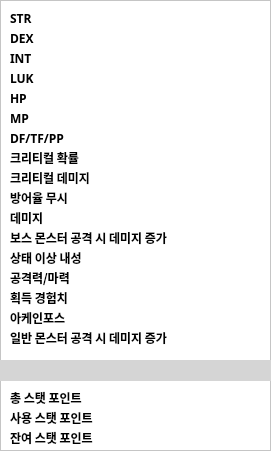
     <widget class="QFrame" name="frame_hyper_stat">
      <property name="geometry">
       <rect>
        <x>560</x>
        <y>60</y>
        <width>271</width>
        <height>451</height>
       </rect>
      </property>
      <property name="styleSheet">
       <string notr="true">background-color: rgb(255, 255, 255);</string>
      </property>
      <property name="frameShape">
       <enum>QFrame::StyledPanel</enum>
      </property>
      <property name="frameShadow">
       <enum>QFrame::Raised</enum>
      </property>
      <widget class="QLabel" name="lb_h_str">
       <property name="geometry">
        <rect>
         <x>10</x>
         <y>10</y>
         <width>251</width>
         <height>16</height>
        </rect>
       </property>
       <property name="font">
        <font>
         <family>메이플스토리</family>
         <weight>75</weight>
         <bold>true</bold>
        </font>
       </property>
       <property name="styleSheet">
        <string notr="true">background-color: rgba(255, 255, 255, 0);</string>
       </property>
       <property name="text">
        <string>STR</string>
       </property>
       <property name="alignment">
        <set>Qt::AlignLeading|Qt::AlignLeft|Qt::AlignVCenter</set>
       </property>
      </widget>
      <widget class="QLabel" name="lb_h_dex">
       <property name="geometry">
        <rect>
         <x>10</x>
         <y>30</y>
         <width>251</width>
         <height>16</height>
        </rect>
       </property>
       <property name="font">
        <font>
         <family>메이플스토리</family>
         <weight>75</weight>
         <bold>true</bold>
        </font>
       </property>
       <property name="styleSheet">
        <string notr="true">background-color: rgba(255, 255, 255, 0);</string>
       </property>
       <property name="text">
        <string>DEX</string>
       </property>
       <property name="alignment">
        <set>Qt::AlignLeading|Qt::AlignLeft|Qt::AlignVCenter</set>
       </property>
      </widget>
      <widget class="QLabel" name="lb_h_int">
       <property name="geometry">
        <rect>
         <x>10</x>
         <y>50</y>
         <width>251</width>
         <height>16</height>
        </rect>
       </property>
       <property name="font">
        <font>
         <family>메이플스토리</family>
         <weight>75</weight>
         <bold>true</bold>
        </font>
       </property>
       <property name="styleSheet">
        <string notr="true">background-color: rgba(255, 255, 255, 0);</string>
       </property>
       <property name="text">
        <string>INT</string>
       </property>
       <property name="alignment">
        <set>Qt::AlignLeading|Qt::AlignLeft|Qt::AlignVCenter</set>
       </property>
      </widget>
      <widget class="QLabel" name="lb_h_luk">
       <property name="geometry">
        <rect>
         <x>10</x>
         <y>70</y>
         <width>251</width>
         <height>16</height>
        </rect>
       </property>
       <property name="font">
        <font>
         <family>메이플스토리</family>
         <weight>75</weight>
         <bold>true</bold>
        </font>
       </property>
       <property name="styleSheet">
        <string notr="true">background-color: rgba(255, 255, 255, 0);</string>
       </property>
       <property name="text">
        <string>LUK</string>
       </property>
       <property name="alignment">
        <set>Qt::AlignLeading|Qt::AlignLeft|Qt::AlignVCenter</set>
       </property>
      </widget>
      <widget class="QLabel" name="lb_h_hp">
       <property name="geometry">
        <rect>
         <x>10</x>
         <y>90</y>
         <width>251</width>
         <height>16</height>
        </rect>
       </property>
       <property name="font">
        <font>
         <family>메이플스토리</family>
         <weight>75</weight>
         <bold>true</bold>
        </font>
       </property>
       <property name="styleSheet">
        <string notr="true">background-color: rgba(255, 255, 255, 0);</string>
       </property>
       <property name="text">
        <string>HP</string>
       </property>
       <property name="alignment">
        <set>Qt::AlignLeading|Qt::AlignLeft|Qt::AlignVCenter</set>
       </property>
      </widget>
      <widget class="QLabel" name="lb_h_mp">
       <property name="geometry">
        <rect>
         <x>10</x>
         <y>110</y>
         <width>251</width>
         <height>16</height>
        </rect>
       </property>
       <property name="font">
        <font>
         <family>메이플스토리</family>
         <weight>75</weight>
         <bold>true</bold>
        </font>
       </property>
       <property name="styleSheet">
        <string notr="true">background-color: rgba(255, 255, 255, 0);</string>
       </property>
       <property name="text">
        <string>MP</string>
       </property>
       <property name="alignment">
        <set>Qt::AlignLeading|Qt::AlignLeft|Qt::AlignVCenter</set>
       </property>
      </widget>
      <widget class="QLabel" name="lb_h_dftfpp">
       <property name="geometry">
        <rect>
         <x>10</x>
         <y>130</y>
         <width>251</width>
         <height>16</height>
        </rect>
       </property>
       <property name="font">
        <font>
         <family>메이플스토리</family>
         <weight>75</weight>
         <bold>true</bold>
        </font>
       </property>
       <property name="styleSheet">
        <string notr="true">background-color: rgba(255, 255, 255, 0);</string>
       </property>
       <property name="text">
        <string>DF/TF/PP</string>
       </property>
       <property name="alignment">
        <set>Qt::AlignLeading|Qt::AlignLeft|Qt::AlignVCenter</set>
       </property>
      </widget>
      <widget class="QLabel" name="lb_h_crper">
       <property name="geometry">
        <rect>
         <x>10</x>
         <y>150</y>
         <width>251</width>
         <height>16</height>
        </rect>
       </property>
       <property name="font">
        <font>
         <family>메이플스토리</family>
         <weight>75</weight>
         <bold>true</bold>
        </font>
       </property>
       <property name="styleSheet">
        <string notr="true">background-color: rgba(255, 255, 255, 0);</string>
       </property>
       <property name="text">
        <string>크리티컬 확률</string>
       </property>
       <property name="alignment">
        <set>Qt::AlignLeading|Qt::AlignLeft|Qt::AlignVCenter</set>
       </property>
      </widget>
      <widget class="QLabel" name="lb_h_cdmg">
       <property name="geometry">
        <rect>
         <x>10</x>
         <y>170</y>
         <width>251</width>
         <height>16</height>
        </rect>
       </property>
       <property name="font">
        <font>
         <family>메이플스토리</family>
         <weight>75</weight>
         <bold>true</bold>
        </font>
       </property>
       <property name="styleSheet">
        <string notr="true">background-color: rgba(255, 255, 255, 0);</string>
       </property>
       <property name="text">
        <string>크리티컬 데미지</string>
       </property>
       <property name="alignment">
        <set>Qt::AlignLeading|Qt::AlignLeft|Qt::AlignVCenter</set>
       </property>
      </widget>
      <widget class="QLabel" name="lb_h_defig">
       <property name="geometry">
        <rect>
         <x>10</x>
         <y>190</y>
         <width>251</width>
         <height>16</height>
        </rect>
       </property>
       <property name="font">
        <font>
         <family>메이플스토리</family>
         <weight>75</weight>
         <bold>true</bold>
        </font>
       </property>
       <property name="styleSheet">
        <string notr="true">background-color: rgba(255, 255, 255, 0);</string>
       </property>
       <property name="text">
        <string>방어율 무시</string>
       </property>
       <property name="alignment">
        <set>Qt::AlignLeading|Qt::AlignLeft|Qt::AlignVCenter</set>
       </property>
      </widget>
      <widget class="QLabel" name="lb_h_dmg">
       <property name="geometry">
        <rect>
         <x>10</x>
         <y>210</y>
         <width>251</width>
         <height>16</height>
        </rect>
       </property>
       <property name="font">
        <font>
         <family>메이플스토리</family>
         <weight>75</weight>
         <bold>true</bold>
        </font>
       </property>
       <property name="styleSheet">
        <string notr="true">background-color: rgba(255, 255, 255, 0);</string>
       </property>
       <property name="text">
        <string>데미지</string>
       </property>
       <property name="alignment">
        <set>Qt::AlignLeading|Qt::AlignLeft|Qt::AlignVCenter</set>
       </property>
      </widget>
      <widget class="QLabel" name="lb_h_bdmg">
       <property name="geometry">
        <rect>
         <x>10</x>
         <y>230</y>
         <width>251</width>
         <height>16</height>
        </rect>
       </property>
       <property name="font">
        <font>
         <family>메이플스토리</family>
         <weight>75</weight>
         <bold>true</bold>
        </font>
       </property>
       <property name="styleSheet">
        <string notr="true">background-color: rgba(255, 255, 255, 0);</string>
       </property>
       <property name="text">
        <string>보스 몬스터 공격 시 데미지 증가</string>
       </property>
       <property name="alignment">
        <set>Qt::AlignLeading|Qt::AlignLeft|Qt::AlignVCenter</set>
       </property>
      </widget>
      <widget class="QLabel" name="lb_h_sdef">
       <property name="geometry">
        <rect>
         <x>10</x>
         <y>250</y>
         <width>251</width>
         <height>16</height>
        </rect>
       </property>
       <property name="font">
        <font>
         <family>메이플스토리</family>
         <weight>75</weight>
         <bold>true</bold>
        </font>
       </property>
       <property name="styleSheet">
        <string notr="true">background-color: rgba(255, 255, 255, 0);</string>
       </property>
       <property name="text">
        <string>상태 이상 내성</string>
       </property>
       <property name="alignment">
        <set>Qt::AlignLeading|Qt::AlignLeft|Qt::AlignVCenter</set>
       </property>
      </widget>
      <widget class="QLabel" name="lb_h_atkmag">
       <property name="geometry">
        <rect>
         <x>10</x>
         <y>270</y>
         <width>251</width>
         <height>16</height>
        </rect>
       </property>
       <property name="font">
        <font>
         <family>메이플스토리</family>
         <weight>75</weight>
         <bold>true</bold>
        </font>
       </property>
       <property name="styleSheet">
        <string notr="true">background-color: rgba(255, 255, 255, 0);</string>
       </property>
       <property name="text">
        <string>공격력/마력</string>
       </property>
       <property name="alignment">
        <set>Qt::AlignLeading|Qt::AlignLeft|Qt::AlignVCenter</set>
       </property>
      </widget>
      <widget class="QLabel" name="lb_h_expbuf">
       <property name="geometry">
        <rect>
         <x>10</x>
         <y>290</y>
         <width>251</width>
         <height>16</height>
        </rect>
       </property>
       <property name="font">
        <font>
         <family>메이플스토리</family>
         <weight>75</weight>
         <bold>true</bold>
        </font>
       </property>
       <property name="styleSheet">
        <string notr="true">background-color: rgba(255, 255, 255, 0);</string>
       </property>
       <property name="text">
        <string>획득 경험치</string>
       </property>
       <property name="alignment">
        <set>Qt::AlignLeading|Qt::AlignLeft|Qt::AlignVCenter</set>
       </property>
      </widget>
      <widget class="QLabel" name="lb_h_arc">
       <property name="geometry">
        <rect>
         <x>10</x>
         <y>310</y>
         <width>251</width>
         <height>16</height>
        </rect>
       </property>
       <property name="font">
        <font>
         <family>메이플스토리</family>
         <weight>75</weight>
         <bold>true</bold>
        </font>
       </property>
       <property name="styleSheet">
        <string notr="true">background-color: rgba(255, 255, 255, 0);</string>
       </property>
       <property name="text">
        <string>아케인포스</string>
       </property>
       <property name="alignment">
        <set>Qt::AlignLeading|Qt::AlignLeft|Qt::AlignVCenter</set>
       </property>
      </widget>
      <widget class="QLabel" name="lb_h_ndmg">
       <property name="geometry">
        <rect>
         <x>10</x>
         <y>330</y>
         <width>251</width>
         <height>16</height>
        </rect>
       </property>
       <property name="font">
        <font>
         <family>메이플스토리</family>
         <weight>75</weight>
         <bold>true</bold>
        </font>
       </property>
       <property name="styleSheet">
        <string notr="true">background-color: rgba(255, 255, 255, 0);</string>
       </property>
       <property name="text">
        <string>일반 몬스터 공격 시 데미지 증가</string>
       </property>
       <property name="alignment">
        <set>Qt::AlignLeading|Qt::AlignLeft|Qt::AlignVCenter</set>
       </property>
      </widget>
      <widget class="QLabel" name="lb_h_apnt">
       <property name="geometry">
        <rect>
         <x>10</x>
         <y>430</y>
         <width>251</width>
         <height>16</height>
        </rect>
       </property>
       <property name="font">
        <font>
         <family>메이플스토리</family>
         <weight>75</weight>
         <bold>true</bold>
        </font>
       </property>
       <property name="styleSheet">
        <string notr="true">background-color: rgba(255, 255, 255, 0);</string>
       </property>
       <property name="text">
        <string>잔여 스탯 포인트</string>
       </property>
       <property name="alignment">
        <set>Qt::AlignLeading|Qt::AlignLeft|Qt::AlignVCenter</set>
       </property>
      </widget>
      <widget class="QLabel" name="lb_h_upnt">
       <property name="geometry">
        <rect>
         <x>10</x>
         <y>410</y>
         <width>251</width>
         <height>16</height>
        </rect>
       </property>
       <property name="font">
        <font>
         <family>메이플스토리</family>
         <weight>75</weight>
         <bold>true</bold>
        </font>
       </property>
       <property name="styleSheet">
        <string notr="true">background-color: rgba(255, 255, 255, 0);</string>
       </property>
       <property name="text">
        <string>사용 스탯 포인트</string>
       </property>
       <property name="alignment">
        <set>Qt::AlignLeading|Qt::AlignLeft|Qt::AlignVCenter</set>
       </property>
      </widget>
      <widget class="QLabel" name="lb_h_tpnt">
       <property name="geometry">
        <rect>
         <x>10</x>
         <y>390</y>
         <width>251</width>
         <height>16</height>
        </rect>
       </property>
       <property name="font">
        <font>
         <family>메이플스토리</family>
         <weight>75</weight>
         <bold>true</bold>
        </font>
       </property>
       <property name="styleSheet">
        <string notr="true">background-color: rgba(255, 255, 255, 0);</string>
       </property>
       <property name="text">
        <string>총 스탯 포인트</string>
       </property>
       <property name="alignment">
        <set>Qt::AlignLeading|Qt::AlignLeft|Qt::AlignVCenter</set>
       </property>
      </widget>
      <widget class="QLabel" name="lb_h_div">
       <property name="geometry">
        <rect>
         <x>0</x>
         <y>360</y>
         <width>271</width>
         <height>21</height>
        </rect>
       </property>
       <property name="font">
        <font>
         <family>메이플스토리</family>
         <weight>75</weight>
         <bold>true</bold>
        </font>
       </property>
       <property name="styleSheet">
        <string notr="true">background-color: rgb(213, 213, 213);</string>
       </property>
       <property name="text">
        <string/>
       </property>
       <property name="alignment">
        <set>Qt::AlignLeading|Qt::AlignLeft|Qt::AlignVCenter</set>
       </property>
      </widget>
     </widget>
